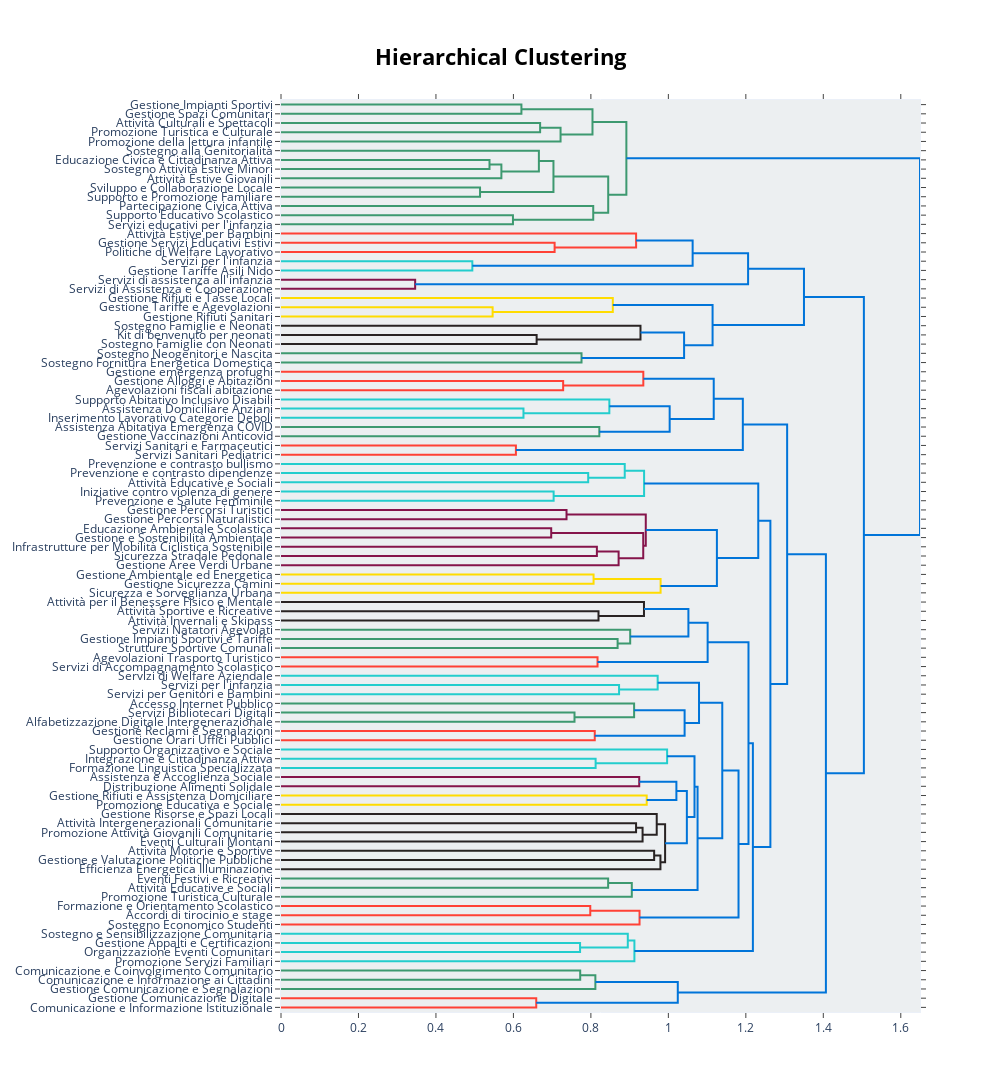

Notebook code for this chart:
### Code cell
# =============================================================================
# SEZIONE 3: Etichettatura e salvataggio del dendrogramma rinominato
# -----------------------------------------------------------------------------
# Questa sezione del notebook:
# 1) Legge il file TSV con l’overview dei topic (Topic, Label).
# 2) Costruisce una mappa {topic_id -> etichetta} e ne ripulisce gli spazi.
# 3) Imposta le etichette personalizzate nel modello BERTopic.
# 4) Visualizza la gerarchia con le etichette personalizzate (anteprima interattiva).
# 5) Esporta l’HTML del dendrogramma rinominato nella cartella dei risultati.
# =============================================================================

df = pd.read_csv(mydir + "topics_overview.tsv", sep="\t")
label_map = dict(zip(df['Topic'], df['Label']))
label_map = {k: v.strip() for k, v in label_map.items()}
topic_model.set_topic_labels(label_map)
topic_model.visualize_hierarchy(custom_labels=True).show()
fig1 = topic_model.visualize_hierarchy(custom_labels=True)
fig1.write_html(mydir+"/Dendrogram_taxonomy_renamed.html")

### Figure 1 — Plotly figure (JSON) as saved in the notebook; plotly's stock layout.template omitted (floating-point values rounded to 4 significant figures)
{"data": [{"hoverinfo": "text", "marker": {"color": "rgb(61,153,112)"}, "mode": "lines", "type": "scatter", "x": [0.0, 0.6207, 0.6207, 0.0], "xaxis": "x", "y": [-5.0, -5.0, -15.0, -15.0], "yaxis": "y"}, {"hoverinfo": "text", "marker": {"color": "rgb(61,153,112)"}, "mode": "lines", "type": "scatter", "x": [0.0, 0.6689, 0.6689, 0.0], "xaxis": "x", "y": [-25.0, -25.0, -35.0, -35.0], "yaxis": "y"}, {"hoverinfo": "text", "marker": {"color": "rgb(61,153,112)"}, "mode": "lines", "type": "scatter", "x": [0.6689, 0.7217, 0.7217, 0.0], "xaxis": "x", "y": [-30.0, -30.0, -45.0, -45.0], "yaxis": "y"}, {"hoverinfo": "text", "marker": {"color": "rgb(61,153,112)"}, "mode": "lines", "type": "scatter", "x": [0.6207, 0.8041, 0.8041, 0.7217], "xaxis": "x", "y": [-10.0, -10.0, -37.5, -37.5], "yaxis": "y"}, {"hoverinfo": "text", "marker": {"color": "rgb(61,153,112)"}, "mode": "lines", "type": "scatter", "x": [0.0, 0.5382, 0.5382, 0.0], "xaxis": "x", "y": [-65.0, -65.0, -75.0, -75.0], "yaxis": "y"}, {"hoverinfo": "text", "marker": {"color": "rgb(61,153,112)"}, "mode": "lines", "type": "scatter", "x": [0.5382, 0.5689, 0.5689, 0.0], "xaxis": "x", "y": [-70.0, -70.0, -85.0, -85.0], "yaxis": "y"}, {"hoverinfo": "text", "marker": {"color": "rgb(61,153,112)"}, "mode": "lines", "type": "scatter", "x": [0.0, 0.6657, 0.6657, 0.5689], "xaxis": "x", "y": [-55.0, -55.0, -77.5, -77.5], "yaxis": "y"}, {"hoverinfo": "text", "marker": {"color": "rgb(61,153,112)"}, "mode": "lines", "type": "scatter", "x": [0.0, 0.5138, 0.5138, 0.0], "xaxis": "x", "y": [-95.0, -95.0, -105.0, -105.0], "yaxis": "y"}, {"hoverinfo": "text", "marker": {"color": "rgb(61,153,112)"}, "mode": "lines", "type": "scatter", "x": [0.6657, 0.7034, 0.7034, 0.5138], "xaxis": "x", "y": [-66.25, -66.25, -100.0, -100.0], "yaxis": "y"}, {"hoverinfo": "text", "marker": {"color": "rgb(61,153,112)"}, "mode": "lines", "type": "scatter", "x": [0.0, 0.5988, 0.5988, 0.0], "xaxis": "x", "y": [-125.0, -125.0, -135.0, -135.0], "yaxis": "y"}, {"hoverinfo": "text", "marker": {"color": "rgb(61,153,112)"}, "mode": "lines", "type": "scatter", "x": [0.0, 0.806, 0.806, 0.5988], "xaxis": "x", "y": [-115.0, -115.0, -130.0, -130.0], "yaxis": "y"}, {"hoverinfo": "text", "marker": {"color": "rgb(61,153,112)"}, "mode": "lines", "type": "scatter", "x": [0.7034, 0.8447, 0.8447, 0.806], "xaxis": "x", "y": [-83.12, -83.12, -122.5, -122.5], "yaxis": "y"}, {"hoverinfo": "text", "marker": {"color": "rgb(61,153,112)"}, "mode": "lines", "type": "scatter", "x": [0.8041, 0.8916, 0.8916, 0.8447], "xaxis": "x", "y": [-23.75, -23.75, -102.8, -102.8], "yaxis": "y"}, {"hoverinfo": "text", "marker": {"color": "rgb(255,65,54)"}, "mode": "lines", "type": "scatter", "x": [0.0, 0.7063, 0.7063, 0.0], "xaxis": "x", "y": [-155.0, -155.0, -165.0, -165.0], "yaxis": "y"}, {"hoverinfo": "text", "marker": {"color": "rgb(255,65,54)"}, "mode": "lines", "type": "scatter", "x": [0.0, 0.9167, 0.9167, 0.7063], "xaxis": "x", "y": [-145.0, -145.0, -160.0, -160.0], "yaxis": "y"}, {"hoverinfo": "text", "marker": {"color": "rgb(35,205,205)"}, "mode": "lines", "type": "scatter", "x": [0.0, 0.4939, 0.4939, 0.0], "xaxis": "x", "y": [-175.0, -175.0, -185.0, -185.0], "yaxis": "y"}, {"hoverinfo": "text", "marker": {"color": "rgb(0,116,217)"}, "mode": "lines", "type": "scatter", "x": [0.9167, 1.063, 1.063, 0.4939], "xaxis": "x", "y": [-152.5, -152.5, -180.0, -180.0], "yaxis": "y"}, {"hoverinfo": "text", "marker": {"color": "rgb(133,20,75)"}, "mode": "lines", "type": "scatter", "x": [0.0, 0.3463, 0.3463, 0.0], "xaxis": "x", "y": [-195.0, -195.0, -205.0, -205.0], "yaxis": "y"}, {"hoverinfo": "text", "marker": {"color": "rgb(0,116,217)"}, "mode": "lines", "type": "scatter", "x": [1.063, 1.206, 1.206, 0.3463], "xaxis": "x", "y": [-166.2, -166.2, -200.0, -200.0], "yaxis": "y"}, {"hoverinfo": "text", "marker": {"color": "rgb(255,220,0)"}, "mode": "lines", "type": "scatter", "x": [0.0, 0.5463, 0.5463, 0.0], "xaxis": "x", "y": [-225.0, -225.0, -235.0, -235.0], "yaxis": "y"}, {"hoverinfo": "text", "marker": {"color": "rgb(255,220,0)"}, "mode": "lines", "type": "scatter", "x": [0.0, 0.8566, 0.8566, 0.5463], "xaxis": "x", "y": [-215.0, -215.0, -230.0, -230.0], "yaxis": "y"}, {"hoverinfo": "text", "marker": {"color": "rgb(40,35,35)"}, "mode": "lines", "type": "scatter", "x": [0.0, 0.6599, 0.6599, 0.0], "xaxis": "x", "y": [-255.0, -255.0, -265.0, -265.0], "yaxis": "y"}, {"hoverinfo": "text", "marker": {"color": "rgb(40,35,35)"}, "mode": "lines", "type": "scatter", "x": [0.0, 0.928, 0.928, 0.6599], "xaxis": "x", "y": [-245.0, -245.0, -260.0, -260.0], "yaxis": "y"}, {"hoverinfo": "text", "marker": {"color": "rgb(61,153,112)"}, "mode": "lines", "type": "scatter", "x": [0.0, 0.7758, 0.7758, 0.0], "xaxis": "x", "y": [-275.0, -275.0, -285.0, -285.0], "yaxis": "y"}, {"hoverinfo": "text", "marker": {"color": "rgb(0,116,217)"}, "mode": "lines", "type": "scatter", "x": [0.928, 1.041, 1.041, 0.7758], "xaxis": "x", "y": [-252.5, -252.5, -280.0, -280.0], "yaxis": "y"}, {"hoverinfo": "text", "marker": {"color": "rgb(0,116,217)"}, "mode": "lines", "type": "scatter", "x": [0.8566, 1.114, 1.114, 1.041], "xaxis": "x", "y": [-222.5, -222.5, -266.2, -266.2], "yaxis": "y"}, {"hoverinfo": "text", "marker": {"color": "rgb(0,116,217)"}, "mode": "lines", "type": "scatter", "x": [1.206, 1.35, 1.35, 1.114], "xaxis": "x", "y": [-183.1, -183.1, -244.4, -244.4], "yaxis": "y"}, {"hoverinfo": "text", "marker": {"color": "rgb(255,65,54)"}, "mode": "lines", "type": "scatter", "x": [0.0, 0.7284, 0.7284, 0.0], "xaxis": "x", "y": [-305.0, -305.0, -315.0, -315.0], "yaxis": "y"}, {"hoverinfo": "text", "marker": {"color": "rgb(255,65,54)"}, "mode": "lines", "type": "scatter", "x": [0.0, 0.9353, 0.9353, 0.7284], "xaxis": "x", "y": [-295.0, -295.0, -310.0, -310.0], "yaxis": "y"}, {"hoverinfo": "text", "marker": {"color": "rgb(35,205,205)"}, "mode": "lines", "type": "scatter", "x": [0.0, 0.6259, 0.6259, 0.0], "xaxis": "x", "y": [-335.0, -335.0, -345.0, -345.0], "yaxis": "y"}, {"hoverinfo": "text", "marker": {"color": "rgb(35,205,205)"}, "mode": "lines", "type": "scatter", "x": [0.0, 0.8476, 0.8476, 0.6259], "xaxis": "x", "y": [-325.0, -325.0, -340.0, -340.0], "yaxis": "y"}, {"hoverinfo": "text", "marker": {"color": "rgb(61,153,112)"}, "mode": "lines", "type": "scatter", "x": [0.0, 0.8218, 0.8218, 0.0], "xaxis": "x", "y": [-355.0, -355.0, -365.0, -365.0], "yaxis": "y"}, {"hoverinfo": "text", "marker": {"color": "rgb(0,116,217)"}, "mode": "lines", "type": "scatter", "x": [0.8476, 1.003, 1.003, 0.8218], "xaxis": "x", "y": [-332.5, -332.5, -360.0, -360.0], "yaxis": "y"}, {"hoverinfo": "text", "marker": {"color": "rgb(0,116,217)"}, "mode": "lines", "type": "scatter", "x": [0.9353, 1.117, 1.117, 1.003], "xaxis": "x", "y": [-302.5, -302.5, -346.2, -346.2], "yaxis": "y"}, {"hoverinfo": "text", "marker": {"color": "rgb(255,65,54)"}, "mode": "lines", "type": "scatter", "x": [0.0, 0.6064, 0.6064, 0.0], "xaxis": "x", "y": [-375.0, -375.0, -385.0, -385.0], "yaxis": "y"}, {"hoverinfo": "text", "marker": {"color": "rgb(0,116,217)"}, "mode": "lines", "type": "scatter", "x": [1.117, 1.192, 1.192, 0.6064], "xaxis": "x", "y": [-324.4, -324.4, -380.0, -380.0], "yaxis": "y"}, {"hoverinfo": "text", "marker": {"color": "rgb(35,205,205)"}, "mode": "lines", "type": "scatter", "x": [0.0, 0.793, 0.793, 0.0], "xaxis": "x", "y": [-405.0, -405.0, -415.0, -415.0], "yaxis": "y"}, {"hoverinfo": "text", "marker": {"color": "rgb(35,205,205)"}, "mode": "lines", "type": "scatter", "x": [0.0, 0.8874, 0.8874, 0.793], "xaxis": "x", "y": [-395.0, -395.0, -410.0, -410.0], "yaxis": "y"}, {"hoverinfo": "text", "marker": {"color": "rgb(35,205,205)"}, "mode": "lines", "type": "scatter", "x": [0.0, 0.7038, 0.7038, 0.0], "xaxis": "x", "y": [-425.0, -425.0, -435.0, -435.0], "yaxis": "y"}, {"hoverinfo": "text", "marker": {"color": "rgb(35,205,205)"}, "mode": "lines", "type": "scatter", "x": [0.8874, 0.9373, 0.9373, 0.7038], "xaxis": "x", "y": [-402.5, -402.5, -430.0, -430.0], "yaxis": "y"}, {"hoverinfo": "text", "marker": {"color": "rgb(133,20,75)"}, "mode": "lines", "type": "scatter", "x": [0.0, 0.7371, 0.7371, 0.0], "xaxis": "x", "y": [-445.0, -445.0, -455.0, -455.0], "yaxis": "y"}, {"hoverinfo": "text", "marker": {"color": "rgb(133,20,75)"}, "mode": "lines", "type": "scatter", "x": [0.0, 0.6976, 0.6976, 0.0], "xaxis": "x", "y": [-465.0, -465.0, -475.0, -475.0], "yaxis": "y"}, {"hoverinfo": "text", "marker": {"color": "rgb(133,20,75)"}, "mode": "lines", "type": "scatter", "x": [0.0, 0.8155, 0.8155, 0.0], "xaxis": "x", "y": [-485.0, -485.0, -495.0, -495.0], "yaxis": "y"}, {"hoverinfo": "text", "marker": {"color": "rgb(133,20,75)"}, "mode": "lines", "type": "scatter", "x": [0.8155, 0.8716, 0.8716, 0.0], "xaxis": "x", "y": [-490.0, -490.0, -505.0, -505.0], "yaxis": "y"}, {"hoverinfo": "text", "marker": {"color": "rgb(133,20,75)"}, "mode": "lines", "type": "scatter", "x": [0.6976, 0.9351, 0.9351, 0.8716], "xaxis": "x", "y": [-470.0, -470.0, -497.5, -497.5], "yaxis": "y"}, {"hoverinfo": "text", "marker": {"color": "rgb(133,20,75)"}, "mode": "lines", "type": "scatter", "x": [0.7371, 0.9417, 0.9417, 0.9351], "xaxis": "x", "y": [-450.0, -450.0, -483.8, -483.8], "yaxis": "y"}, {"hoverinfo": "text", "marker": {"color": "rgb(255,220,0)"}, "mode": "lines", "type": "scatter", "x": [0.0, 0.8069, 0.8069, 0.0], "xaxis": "x", "y": [-515.0, -515.0, -525.0, -525.0], "yaxis": "y"}, {"hoverinfo": "text", "marker": {"color": "rgb(255,220,0)"}, "mode": "lines", "type": "scatter", "x": [0.8069, 0.9799, 0.9799, 0.0], "xaxis": "x", "y": [-520.0, -520.0, -535.0, -535.0], "yaxis": "y"}, {"hoverinfo": "text", "marker": {"color": "rgb(0,116,217)"}, "mode": "lines", "type": "scatter", "x": [0.9417, 1.125, 1.125, 0.9799], "xaxis": "x", "y": [-466.9, -466.9, -527.5, -527.5], "yaxis": "y"}, {"hoverinfo": "text", "marker": {"color": "rgb(0,116,217)"}, "mode": "lines", "type": "scatter", "x": [0.9373, 1.232, 1.232, 1.125], "xaxis": "x", "y": [-416.2, -416.2, -497.2, -497.2], "yaxis": "y"}, {"hoverinfo": "text", "marker": {"color": "rgb(40,35,35)"}, "mode": "lines", "type": "scatter", "x": [0.0, 0.8196, 0.8196, 0.0], "xaxis": "x", "y": [-555.0, -555.0, -565.0, -565.0], "yaxis": "y"}, {"hoverinfo": "text", "marker": {"color": "rgb(40,35,35)"}, "mode": "lines", "type": "scatter", "x": [0.0, 0.937, 0.937, 0.8196], "xaxis": "x", "y": [-545.0, -545.0, -560.0, -560.0], "yaxis": "y"}, {"hoverinfo": "text", "marker": {"color": "rgb(61,153,112)"}, "mode": "lines", "type": "scatter", "x": [0.0, 0.869, 0.869, 0.0], "xaxis": "x", "y": [-585.0, -585.0, -595.0, -595.0], "yaxis": "y"}, {"hoverinfo": "text", "marker": {"color": "rgb(61,153,112)"}, "mode": "lines", "type": "scatter", "x": [0.0, 0.9014, 0.9014, 0.869], "xaxis": "x", "y": [-575.0, -575.0, -590.0, -590.0], "yaxis": "y"}, {"hoverinfo": "text", "marker": {"color": "rgb(0,116,217)"}, "mode": "lines", "type": "scatter", "x": [0.937, 1.052, 1.052, 0.9014], "xaxis": "x", "y": [-552.5, -552.5, -582.5, -582.5], "yaxis": "y"}, {"hoverinfo": "text", "marker": {"color": "rgb(255,65,54)"}, "mode": "lines", "type": "scatter", "x": [0.0, 0.8172, 0.8172, 0.0], "xaxis": "x", "y": [-605.0, -605.0, -615.0, -615.0], "yaxis": "y"}, {"hoverinfo": "text", "marker": {"color": "rgb(0,116,217)"}, "mode": "lines", "type": "scatter", "x": [1.052, 1.101, 1.101, 0.8172], "xaxis": "x", "y": [-567.5, -567.5, -610.0, -610.0], "yaxis": "y"}, {"hoverinfo": "text", "marker": {"color": "rgb(35,205,205)"}, "mode": "lines", "type": "scatter", "x": [0.0, 0.8727, 0.8727, 0.0], "xaxis": "x", "y": [-635.0, -635.0, -645.0, -645.0], "yaxis": "y"}, {"hoverinfo": "text", "marker": {"color": "rgb(35,205,205)"}, "mode": "lines", "type": "scatter", "x": [0.0, 0.9724, 0.9724, 0.8727], "xaxis": "x", "y": [-625.0, -625.0, -640.0, -640.0], "yaxis": "y"}, {"hoverinfo": "text", "marker": {"color": "rgb(61,153,112)"}, "mode": "lines", "type": "scatter", "x": [0.0, 0.7577, 0.7577, 0.0], "xaxis": "x", "y": [-665.0, -665.0, -675.0, -675.0], "yaxis": "y"}, {"hoverinfo": "text", "marker": {"color": "rgb(61,153,112)"}, "mode": "lines", "type": "scatter", "x": [0.0, 0.9116, 0.9116, 0.7577], "xaxis": "x", "y": [-655.0, -655.0, -670.0, -670.0], "yaxis": "y"}, {"hoverinfo": "text", "marker": {"color": "rgb(255,65,54)"}, "mode": "lines", "type": "scatter", "x": [0.0, 0.81, 0.81, 0.0], "xaxis": "x", "y": [-685.0, -685.0, -695.0, -695.0], "yaxis": "y"}, {"hoverinfo": "text", "marker": {"color": "rgb(0,116,217)"}, "mode": "lines", "type": "scatter", "x": [0.9116, 1.042, 1.042, 0.81], "xaxis": "x", "y": [-662.5, -662.5, -690.0, -690.0], "yaxis": "y"}, {"hoverinfo": "text", "marker": {"color": "rgb(0,116,217)"}, "mode": "lines", "type": "scatter", "x": [0.9724, 1.079, 1.079, 1.042], "xaxis": "x", "y": [-632.5, -632.5, -676.2, -676.2], "yaxis": "y"}, {"hoverinfo": "text", "marker": {"color": "rgb(35,205,205)"}, "mode": "lines", "type": "scatter", "x": [0.0, 0.8122, 0.8122, 0.0], "xaxis": "x", "y": [-715.0, -715.0, -725.0, -725.0], "yaxis": "y"}, {"hoverinfo": "text", "marker": {"color": "rgb(35,205,205)"}, "mode": "lines", "type": "scatter", "x": [0.0, 0.9967, 0.9967, 0.8122], "xaxis": "x", "y": [-705.0, -705.0, -720.0, -720.0], "yaxis": "y"}, {"hoverinfo": "text", "marker": {"color": "rgb(133,20,75)"}, "mode": "lines", "type": "scatter", "x": [0.0, 0.9248, 0.9248, 0.0], "xaxis": "x", "y": [-735.0, -735.0, -745.0, -745.0], "yaxis": "y"}, {"hoverinfo": "text", "marker": {"color": "rgb(255,220,0)"}, "mode": "lines", "type": "scatter", "x": [0.0, 0.9441, 0.9441, 0.0], "xaxis": "x", "y": [-755.0, -755.0, -765.0, -765.0], "yaxis": "y"}, {"hoverinfo": "text", "marker": {"color": "rgb(0,116,217)"}, "mode": "lines", "type": "scatter", "x": [0.9248, 1.021, 1.021, 0.9441], "xaxis": "x", "y": [-740.0, -740.0, -760.0, -760.0], "yaxis": "y"}, {"hoverinfo": "text", "marker": {"color": "rgb(40,35,35)"}, "mode": "lines", "type": "scatter", "x": [0.0, 0.9166, 0.9166, 0.0], "xaxis": "x", "y": [-785.0, -785.0, -795.0, -795.0], "yaxis": "y"}, {"hoverinfo": "text", "marker": {"color": "rgb(40,35,35)"}, "mode": "lines", "type": "scatter", "x": [0.9166, 0.9334, 0.9334, 0.0], "xaxis": "x", "y": [-790.0, -790.0, -805.0, -805.0], "yaxis": "y"}, {"hoverinfo": "text", "marker": {"color": "rgb(40,35,35)"}, "mode": "lines", "type": "scatter", "x": [0.0, 0.97, 0.97, 0.9334], "xaxis": "x", "y": [-775.0, -775.0, -797.5, -797.5], "yaxis": "y"}, {"hoverinfo": "text", "marker": {"color": "rgb(40,35,35)"}, "mode": "lines", "type": "scatter", "x": [0.0, 0.9633, 0.9633, 0.0], "xaxis": "x", "y": [-815.0, -815.0, -825.0, -825.0], "yaxis": "y"}, {"hoverinfo": "text", "marker": {"color": "rgb(40,35,35)"}, "mode": "lines", "type": "scatter", "x": [0.9633, 0.9795, 0.9795, 0.0], "xaxis": "x", "y": [-820.0, -820.0, -835.0, -835.0], "yaxis": "y"}, {"hoverinfo": "text", "marker": {"color": "rgb(40,35,35)"}, "mode": "lines", "type": "scatter", "x": [0.97, 0.9916, 0.9916, 0.9795], "xaxis": "x", "y": [-786.2, -786.2, -827.5, -827.5], "yaxis": "y"}, {"hoverinfo": "text", "marker": {"color": "rgb(0,116,217)"}, "mode": "lines", "type": "scatter", "x": [1.021, 1.048, 1.048, 0.9916], "xaxis": "x", "y": [-750.0, -750.0, -806.9, -806.9], "yaxis": "y"}, {"hoverinfo": "text", "marker": {"color": "rgb(0,116,217)"}, "mode": "lines", "type": "scatter", "x": [0.9967, 1.067, 1.067, 1.048], "xaxis": "x", "y": [-712.5, -712.5, -778.4, -778.4], "yaxis": "y"}, {"hoverinfo": "text", "marker": {"color": "rgb(61,153,112)"}, "mode": "lines", "type": "scatter", "x": [0.0, 0.8445, 0.8445, 0.0], "xaxis": "x", "y": [-845.0, -845.0, -855.0, -855.0], "yaxis": "y"}, {"hoverinfo": "text", "marker": {"color": "rgb(61,153,112)"}, "mode": "lines", "type": "scatter", "x": [0.8445, 0.9056, 0.9056, 0.0], "xaxis": "x", "y": [-850.0, -850.0, -865.0, -865.0], "yaxis": "y"}, {"hoverinfo": "text", "marker": {"color": "rgb(0,116,217)"}, "mode": "lines", "type": "scatter", "x": [1.067, 1.075, 1.075, 0.9056], "xaxis": "x", "y": [-745.5, -745.5, -857.5, -857.5], "yaxis": "y"}, {"hoverinfo": "text", "marker": {"color": "rgb(0,116,217)"}, "mode": "lines", "type": "scatter", "x": [1.079, 1.139, 1.139, 1.075], "xaxis": "x", "y": [-654.4, -654.4, -801.5, -801.5], "yaxis": "y"}, {"hoverinfo": "text", "marker": {"color": "rgb(255,65,54)"}, "mode": "lines", "type": "scatter", "x": [0.0, 0.7984, 0.7984, 0.0], "xaxis": "x", "y": [-875.0, -875.0, -885.0, -885.0], "yaxis": "y"}, {"hoverinfo": "text", "marker": {"color": "rgb(255,65,54)"}, "mode": "lines", "type": "scatter", "x": [0.7984, 0.9256, 0.9256, 0.0], "xaxis": "x", "y": [-880.0, -880.0, -895.0, -895.0], "yaxis": "y"}, {"hoverinfo": "text", "marker": {"color": "rgb(0,116,217)"}, "mode": "lines", "type": "scatter", "x": [1.139, 1.181, 1.181, 0.9256], "xaxis": "x", "y": [-727.9, -727.9, -887.5, -887.5], "yaxis": "y"}, {"hoverinfo": "text", "marker": {"color": "rgb(0,116,217)"}, "mode": "lines", "type": "scatter", "x": [1.101, 1.207, 1.207, 1.181], "xaxis": "x", "y": [-588.8, -588.8, -807.7, -807.7], "yaxis": "y"}, {"hoverinfo": "text", "marker": {"color": "rgb(35,205,205)"}, "mode": "lines", "type": "scatter", "x": [0.0, 0.772, 0.772, 0.0], "xaxis": "x", "y": [-915.0, -915.0, -925.0, -925.0], "yaxis": "y"}, {"hoverinfo": "text", "marker": {"color": "rgb(35,205,205)"}, "mode": "lines", "type": "scatter", "x": [0.0, 0.8952, 0.8952, 0.772], "xaxis": "x", "y": [-905.0, -905.0, -920.0, -920.0], "yaxis": "y"}, {"hoverinfo": "text", "marker": {"color": "rgb(35,205,205)"}, "mode": "lines", "type": "scatter", "x": [0.8952, 0.9123, 0.9123, 0.0], "xaxis": "x", "y": [-912.5, -912.5, -935.0, -935.0], "yaxis": "y"}, {"hoverinfo": "text", "marker": {"color": "rgb(0,116,217)"}, "mode": "lines", "type": "scatter", "x": [1.207, 1.218, 1.218, 0.9123], "xaxis": "x", "y": [-698.2, -698.2, -923.8, -923.8], "yaxis": "y"}, {"hoverinfo": "text", "marker": {"color": "rgb(0,116,217)"}, "mode": "lines", "type": "scatter", "x": [1.232, 1.263, 1.263, 1.218], "xaxis": "x", "y": [-456.7, -456.7, -811.0, -811.0], "yaxis": "y"}, {"hoverinfo": "text", "marker": {"color": "rgb(0,116,217)"}, "mode": "lines", "type": "scatter", "x": [1.192, 1.307, 1.307, 1.263], "xaxis": "x", "y": [-352.2, -352.2, -633.9, -633.9], "yaxis": "y"}, {"hoverinfo": "text", "marker": {"color": "rgb(61,153,112)"}, "mode": "lines", "type": "scatter", "x": [0.0, 0.7724, 0.7724, 0.0], "xaxis": "x", "y": [-945.0, -945.0, -955.0, -955.0], "yaxis": "y"}, {"hoverinfo": "text", "marker": {"color": "rgb(61,153,112)"}, "mode": "lines", "type": "scatter", "x": [0.7724, 0.8116, 0.8116, 0.0], "xaxis": "x", "y": [-950.0, -950.0, -965.0, -965.0], "yaxis": "y"}, {"hoverinfo": "text", "marker": {"color": "rgb(255,65,54)"}, "mode": "lines", "type": "scatter", "x": [0.0, 0.6589, 0.6589, 0.0], "xaxis": "x", "y": [-975.0, -975.0, -985.0, -985.0], "yaxis": "y"}, {"hoverinfo": "text", "marker": {"color": "rgb(0,116,217)"}, "mode": "lines", "type": "scatter", "x": [0.8116, 1.024, 1.024, 0.6589], "xaxis": "x", "y": [-957.5, -957.5, -980.0, -980.0], "yaxis": "y"}, {"hoverinfo": "text", "marker": {"color": "rgb(0,116,217)"}, "mode": "lines", "type": "scatter", "x": [1.307, 1.407, 1.407, 1.024], "xaxis": "x", "y": [-493.0, -493.0, -968.8, -968.8], "yaxis": "y"}, {"hoverinfo": "text", "marker": {"color": "rgb(0,116,217)"}, "mode": "lines", "type": "scatter", "x": [1.35, 1.505, 1.505, 1.407], "xaxis": "x", "y": [-213.8, -213.8, -730.9, -730.9], "yaxis": "y"}, {"hoverinfo": "text", "marker": {"color": "rgb(0,116,217)"}, "mode": "lines", "type": "scatter", "x": [0.8916, 1.65, 1.65, 1.505], "xaxis": "x", "y": [-63.28, -63.28, -472.3, -472.3], "yaxis": "y"}], "layout": {"autosize": false, "height": 1685, "hoverlabel": {"bgcolor": "white", "font": {"family": "Rockwell", "size": 16}}, "hovermode": "closest", "plot_bgcolor": "#ECEFF1", "showlegend": false, "title": {"font": {"color": "Black", "size": 22}, "text": "<b>Hierarchical Clustering</b>", "x": 0.5, "xanchor": "center", "yanchor": "top"}, "width": 1000, "xaxis": {"mirror": "allticks", "rangemode": "tozero", "showgrid": false, "showline": true, "showticklabels": true, "ticks": "outside", "type": "linear", "zeroline": false}, "yaxis": {"mirror": "allticks", "range": [-990, 0], "rangemode": "tozero", "showgrid": false, "showline": true, "showticklabels": true, "tickmode": "array", "ticks": "outside", "ticktext": ["Gestione Impianti Sportivi", "Gestione Spazi Comunitari", "Attività Culturali e Spettacoli", "Promozione Turistica e Culturale", "Promozione della lettura infantile", "Sostegno alla Genitorialità", "Educazione Civica e Cittadinanza Attiva", "Sostegno Attività Estive Minori", "Attività Estive Giovanili", "Sviluppo e Collaborazione Locale", "Supporto e Promozione Familiare", "Partecipazione Civica Attiva", "Supporto Educativo Scolastico", "Servizi educativi per l'infanzia", "Attività Estive per Bambini", "Gestione Servizi Educativi Estivi", "Politiche di Welfare Lavorativo", "Servizi per l'infanzia", "Gestione Tariffe Asili Nido", "Servizi di assistenza all'infanzia", "Servizi di Assistenza e Cooperazione", "Gestione Rifiuti e Tasse Locali", "Gestione Tariffe e Agevolazioni", "Gestione Rifiuti Sanitari", "Sostegno Famiglie e Neonati", "Kit di benvenuto per neonati", "Sostegno Famiglie con Neonati", "Sostegno Neogenitori e Nascita", "Sostegno Fornitura Energetica Domestica", "Gestione emergenza profughi", "Gestione Alloggi e Abitazioni", "Agevolazioni fiscali abitazione", "Supporto Abitativo Inclusivo Disabili", "Assistenza Domiciliare Anziani", "Inserimento Lavorativo Categorie Deboli", "Assistenza Abitativa Emergenza COVID", "Gestione Vaccinazioni Anticovid", "Servizi Sanitari e Farmaceutici", "Servizi Sanitari Pediatrici", "Prevenzione e contrasto bullismo", "Prevenzione e contrasto dipendenze", "Attività Educative e Sociali", "Iniziative contro violenza di genere", "Prevenzione e Salute Femminile", "Gestione Percorsi Turistici", "Gestione Percorsi Naturalistici", "Educazione Ambientale Scolastica", "Gestione e Sostenibilità Ambientale", "Infrastrutture per Mobilità Ciclistica Sostenibile", "Sicurezza Stradale Pedonale", "Gestione Aree Verdi Urbane", "Gestione Ambientale ed Energetica", "Gestione Sicurezza Camini", "Sicurezza e Sorveglianza Urbana", "Attività per il Benessere Fisico e Mentale", "Attività Sportive e Ricreative", "Attività Invernali e Skipass", "Servizi Natatori Agevolati", "Gestione Impianti Sportivi e Tariffe", "Strutture Sportive Comunali", "Agevolazioni Trasporto Turistico", "Servizi di Accompagnamento Scolastico", "Servizi di Welfare Aziendale", "Servizi per l'infanzia", "Servizi per Genitori e Bambini", "Accesso Internet Pubblico", "Servizi Bibliotecari Digitali", "Alfabetizzazione Digitale Intergenerazionale", "Gestione Reclami e Segnalazioni", "Gestione Orari Uffici Pubblici", "Supporto Organizzativo e Sociale", "Integrazione e Cittadinanza Attiva", "Formazione Linguistica Specializzata", "Assistenza e Accoglienza Sociale", "Distribuzione Alimenti Solidale", "Gestione Rifiuti e Assistenza Domiciliare", "Promozione Educativa e Sociale", "Gestione Risorse e Spazi Locali", "Attività Intergenerazionali Comunitarie", "Promozione Attività Giovanili Comunitarie", "Eventi Culturali Montani", "Attività Motorie e Sportive", "Gestione e Valutazione Politiche Pubbliche", "Efficienza Energetica Illuminazione", "Eventi Festivi e Ricreativi", "Attività Educative e Sociali", "Promozione Turistica Culturale", "Formazione e Orientamento Scolastico", "Accordi di tirocinio e stage", "Sostegno Economico Studenti", "Sostegno e Sensibilizzazione Comunitaria", "Gestione Appalti e Certificazioni", "Organizzazione Eventi Comunitari", "Promozione Servizi Familiari", "Comunicazione e Coinvolgimento Comunitario", "Comunicazione e Informazione ai Cittadini", "Gestione Comunicazione e Segnalazioni", "Gestione Comunicazione Digitale", "Comunicazione e Informazione Istituzionale"], "tickvals": [-5, -15, -25, -35, -45, -55, -65, -75, -85, -95, -105, -115, -125, -135, -145, -155, -165, -175, -185, -195, -205, -215, -225, -235, -245, -255, -265, -275, -285, -295, -305, -315, -325, -335, -345, -355, -365, -375, -385, -395, -405, -415, -425, -435, -445, -455, -465, -475, -485, -495, -505, -515, -525, -535, -545, -555, -565, -575, -585, -595, -605, -615, -625, -635, -645, -655, -665, -675, -685, -695, -705, -715, -725, -735, -745, -755, -765, -775, -785, -795, -805, -815, -825, -835, -845, -855, -865, -875, -885, -895, -905, -915, -925, -935, -945, -955, -965, -975, -985], "type": "linear", "zeroline": false}}}
